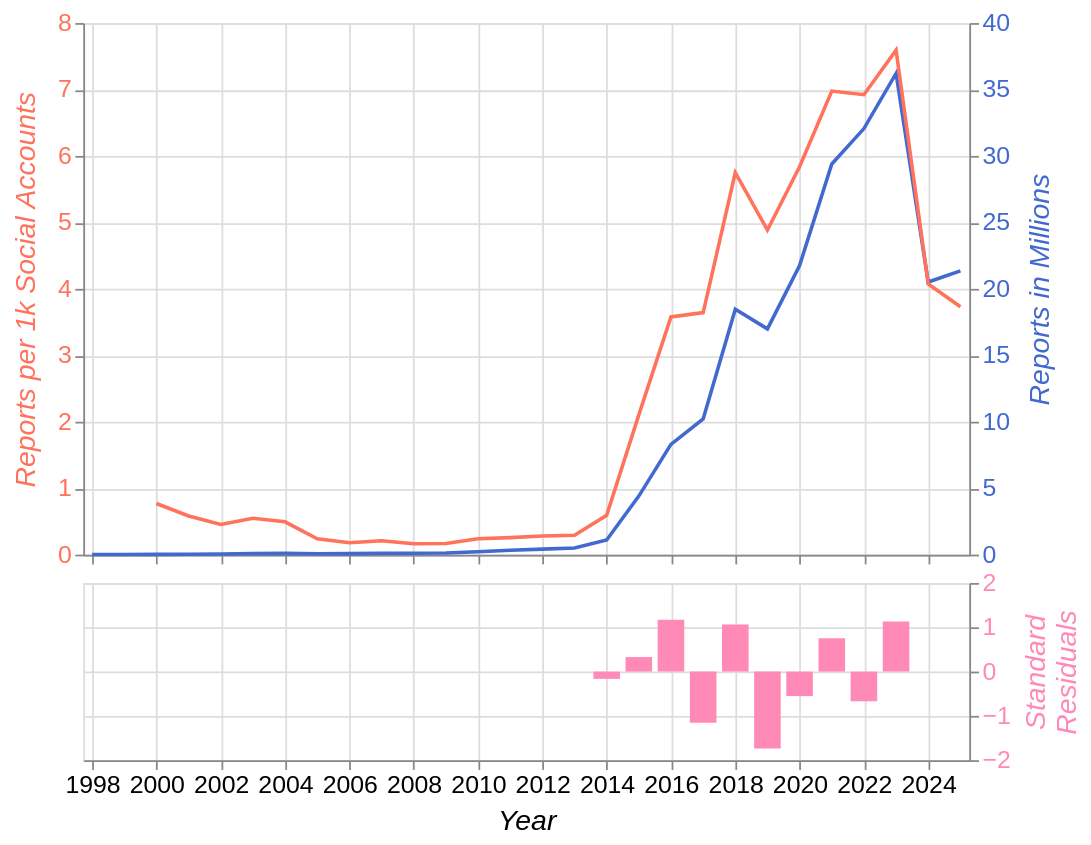

Notebook code for this chart:
### Code cell
base = alt.Chart(reports.with_columns(
    pl.col("year").cast(pl.String),
    pl.col("reports", "predicted").truediv(1_000_000),
))

upperX = alt.X("year:T").axis(labels=False).title(None)
colors = [Palette.BLUE, Palette.RED, Palette.PINK]

upper = alt.layer(
    base.mark_line(color=colors[0]).encode(
        upperX,
        alt.Y("reports:Q").axis(
            orient="right",
            titleColor=colors[0],
            titleFontSize=16,
            titleFontWeight="normal",
            titleFontStyle="italic",
            titleAngle=270,
            titlePadding=25,
            labelColor=colors[0],
            labelFontSize=14,
        ).title(
            "Reports in Millions"
        ),
    ),
    base.mark_line(color=colors[1]).encode(
        upperX,
        alt.Y("reports_per_social:Q").axis(
            titleColor=colors[1],
            titleFontSize=16,
            titleFontWeight="normal",
            titleFontStyle="italic",
            titlePadding=10,
            labelColor=colors[1],
            labelFontSize=14,
        ).title(
            "Reports per 1k Social Accounts"
        ),
    ),
).properties(
    width=500,
).resolve_scale(
    x="shared",
    y="independent",
)

lower = base.mark_bar(size=15, color=colors[2]).encode(
    alt.X("year:T").axis(
        titleFontSize=16,
        titleFontWeight="normal",
        titleFontStyle="italic",
        titlePadding=5,
        labelFontSize=14,
    ).title(
        "Year"
    ),
    alt.Y("residuals:Q").axis(
        orient="right",
        titleColor=colors[2],
        titleFontSize=16,
        titleFontWeight="normal",
        titleFontStyle="italic",
        titleAngle=270,
        labelColor=colors[2],
        labelFontSize=14,
    ).scale(
        domain=[-2, 2],
    ).title(
        ["Standard", "Residuals"]
    ),
).properties(
    width=500,
    height=100,
)

fig = alt.vconcat(upper, lower, spacing=0).resolve_scale(
    x="shared",
    y="independent",
)

fig

### Figure 1 — Vega-Lite specification as saved in the notebook (floating-point values rounded to 4 significant figures)
{"config": {"view": {"continuousWidth": 300, "continuousHeight": 300}}, "vconcat": [{"layer": [{"mark": {"type": "line", "color": "#4269d0"}, "encoding": {"x": {"axis": {"labels": false}, "field": "year", "title": null, "type": "temporal"}, "y": {"axis": {"orient": "right", "titleColor": "#4269d0", "titleFontSize": 16, "titleFontWeight": "normal", "titleFontStyle": "italic", "titleAngle": 270, "titlePadding": 25, "labelColor": "#4269d0", "labelFontSize": 14}, "field": "reports", "title": "Reports in Millions", "type": "quantitative"}}}, {"mark": {"type": "line", "color": "#ff725c"}, "encoding": {"x": {"axis": {"labels": false}, "field": "year", "title": null, "type": "temporal"}, "y": {"axis": {"titleColor": "#ff725c", "titleFontSize": 16, "titleFontWeight": "normal", "titleFontStyle": "italic", "titlePadding": 10, "labelColor": "#ff725c", "labelFontSize": 14}, "field": "reports_per_social", "title": "Reports per 1k Social Accounts", "type": "quantitative"}}}], "resolve": {"scale": {"x": "shared", "y": "independent"}}, "width": 500}, {"mark": {"type": "bar", "color": "#ff8ab7", "size": 15}, "encoding": {"x": {"axis": {"titleFontSize": 16, "titleFontWeight": "normal", "titleFontStyle": "italic", "titlePadding": 5, "labelFontSize": 14}, "field": "year", "title": "Year", "type": "temporal"}, "y": {"axis": {"orient": "right", "titleColor": "#ff8ab7", "titleFontSize": 16, "titleFontWeight": "normal", "titleFontStyle": "italic", "titleAngle": 270, "labelColor": "#ff8ab7", "labelFontSize": 14}, "field": "residuals", "scale": {"domain": [-2, 2]}, "title": ["Standard", "Residuals"], "type": "quantitative"}}, "height": 100, "width": 500}], "data": {"name": "data-52fbd69407a413c582529cb59e7d3d76"}, "resolve": {"scale": {"x": "shared", "y": "independent"}}, "spacing": 0, "$schema": "https://vega.github.io/schema/vega-lite/v6.4.1.json", "datasets": {"data-52fbd69407a413c582529cb59e7d3d76": [{"year": "2025", "reports": 21.35, "people": 8232000000.0, "internet_users": 6058000000.0, "social_accounts": 5725000000.0, "reports_per_social": 3.73, "residuals": null, "predicted": null}, {"year": "2024", "reports": 20.51, "people": 8162000000.0, "internet_users": 5517000000.0, "social_accounts": 5037000000.0, "reports_per_social": 4.072, "residuals": null, "predicted": null}, {"year": "2023", "reports": 36.21, "people": 8092000000.0, "internet_users": 5292000000.0, "social_accounts": 4770000000.0, "reports_per_social": 7.591, "residuals": 1.132, "predicted": 34.61}, {"year": "2022", "reports": 32.06, "people": 8021000000.0, "internet_users": 5110000000.0, "social_accounts": 4632000000.0, "reports_per_social": 6.921, "residuals": -0.6701, "predicted": 33.03}, {"year": "2021", "reports": 29.4, "people": 7954000000.0, "internet_users": 4908000000.0, "social_accounts": 4214000000.0, "reports_per_social": 6.976, "residuals": 0.7523, "predicted": 28.24}, {"year": "2020", "reports": 21.75, "people": 7887000000.0, "internet_users": 4622000000.0, "social_accounts": 3726000000.0, "reports_per_social": 5.838, "residuals": -0.5531, "predicted": 22.64}, {"year": "2019", "reports": 16.99, "people": 7811000000.0, "internet_users": 4132000000.0, "social_accounts": 3478000000.0, "reports_per_social": 4.884, "residuals": -1.734, "predicted": 19.79}, {"year": "2018", "reports": 18.46, "people": 7730000000.0, "internet_users": 3749000000.0, "social_accounts": 3212000000.0, "reports_per_social": 5.748, "residuals": 1.061, "predicted": 16.74}, {"year": "2017", "reports": 10.21, "people": 7646000000.0, "internet_users": 3456000000.0, "social_accounts": 2804000000.0, "reports_per_social": 3.643, "residuals": -1.158, "predicted": 12.06}, {"year": "2016", "reports": 8.298, "people": 7559000000.0, "internet_users": 3235000000.0, "social_accounts": 2320000000.0, "reports_per_social": 3.577, "residuals": 1.17, "predicted": 6.512}, {"year": "2015", "reports": 4.404, "people": 7470000000.0, "internet_users": 2973000000.0, "social_accounts": 2094000000.0, "reports_per_social": 2.103, "residuals": 0.3278, "predicted": 3.919}, {"year": "2014", "reports": 1.106, "people": 7382000000.0, "internet_users": 2761000000.0, "social_accounts": 1869000000.0, "reports_per_social": 0.5918, "residuals": -0.1644, "predicted": 1.339}, {"year": "2013", "reports": 0.5053, "people": 7292000000.0, "internet_users": 2574000000.0, "social_accounts": 1731000000.0, "reports_per_social": 0.2919, "residuals": null, "predicted": null}, {"year": "2012", "reports": 0.4156, "people": 7201000000.0, "internet_users": 2398000000.0, "social_accounts": 1489000000.0, "reports_per_social": 0.2791, "residuals": null, "predicted": null}, {"year": "2011", "reports": 0.3263, "people": 7111000000.0, "internet_users": 2197000000.0, "social_accounts": 1275000000.0, "reports_per_social": 0.2559, "residuals": null, "predicted": null}, {"year": "2010", "reports": 0.2234, "people": 7022000000.0, "internet_users": 1994000000.0, "social_accounts": 937500000.0, "reports_per_social": 0.2383, "residuals": null, "predicted": null}, {"year": "2009", "reports": 0.1195, "people": 6933000000.0, "internet_users": 1754000000.0, "social_accounts": 715800000.0, "reports_per_social": 0.167, "residuals": null, "predicted": null}, {"year": "2008", "reports": 0.102, "people": 6844000000.0, "internet_users": 1561000000.0, "social_accounts": 627000000.0, "reports_per_social": 0.1627, "residuals": null, "predicted": null}, {"year": "2007", "reports": 0.1053, "people": 6757000000.0, "internet_users": 1365000000.0, "social_accounts": 501500000.0, "reports_per_social": 0.2099, "residuals": null, "predicted": null}, {"year": "2006", "reports": 0.07658, "people": 6671000000.0, "internet_users": 1147000000.0, "social_accounts": 431300000.0, "reports_per_social": 0.1776, "residuals": null, "predicted": null}, {"year": "2005", "reports": 0.07077, "people": 6587000000.0, "internet_users": 1028000000.0, "social_accounts": 295000000.0, "reports_per_social": 0.2399, "residuals": null, "predicted": null}, {"year": "2004", "reports": 0.112, "people": 6503000000.0, "internet_users": null, "social_accounts": 226800000.0, "reports_per_social": 0.4939, "residuals": null, "predicted": null}, {"year": "2003", "reports": 0.08199, "people": 6420000000.0, "internet_users": null, "social_accounts": 150000000.0, "reports_per_social": 0.5466, "residuals": null, "predicted": null}, {"year": "2002", "reports": 0.04308, "people": 6338000000.0, "internet_users": null, "social_accounts": 95000000.0, "reports_per_social": 0.4535, "residuals": null, "predicted": null}, {"year": "2001", "reports": 0.02444, "people": 6255000000.0, "internet_users": null, "social_accounts": 42000000.0, "reports_per_social": 0.582, "residuals": null, "predicted": null}, {"year": "2000", "reports": 0.01924, "people": 6172000000.0, "internet_users": null, "social_accounts": 25000000.0, "reports_per_social": 0.7698, "residuals": null, "predicted": null}, {"year": "1999", "reports": 0.009668, "people": 6089000000.0, "internet_users": null, "social_accounts": null, "reports_per_social": null, "residuals": null, "predicted": null}, {"year": "1998", "reports": 0.00456, "people": null, "internet_users": null, "social_accounts": null, "reports_per_social": null, "residuals": null, "predicted": null}]}}
